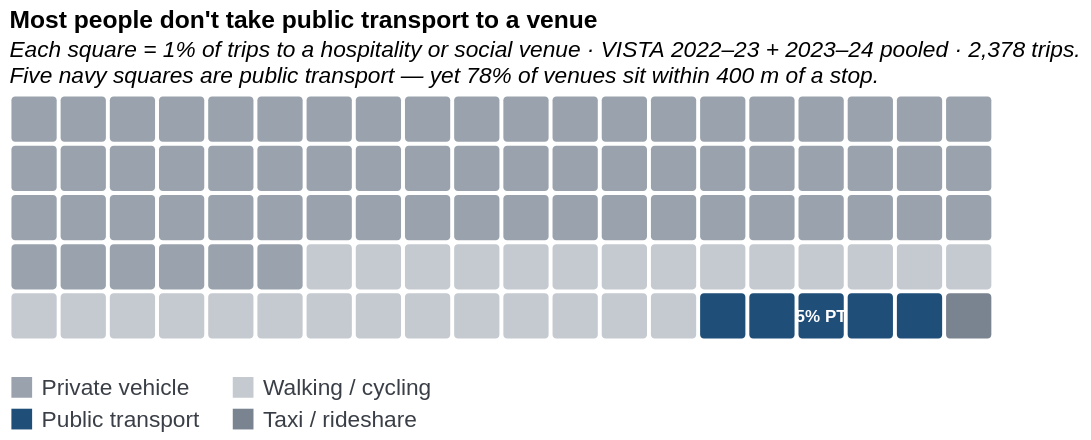

Vega-Lite specification stored for this chart:
### Vega-Lite specification from a JSON file in a GitHub repository (floating-point values rounded to 4 significant figures)
{"$schema": "https://vega.github.io/schema/vega-lite/v5.json", "description": "Chart 21 — Waffle unit chart: 100 squares each = 1 percentage point of trips to a hospitality or social venue by main mode. VISTA 2022-23 + 2023-24 pooled, 2,378 surveyed trips. Each square is generated inline via a sequence transform — no CSV required. The layout is a wide 20x5 grid so the right-hand chart in the final pair reads low and landscape rather than as a tall square. Five navy squares (indices 94–98) are public transport (5.3% rounded to 5), sitting in the bottom-right of the grid against a sea of grey (66 car squares) and light-grey (28 walking squares). The visual makes the 5-vs-66 asymmetry visceral rather than merely numerical. The proximity paradox hook ('yet 78% of venues sit within 400 m of a stop') is embedded in subtitle line 2. Data: VISTA, DTP Victoria, CC BY 4.0; derived by scripts/derive_hospitality_modes.py.", "title": {"text": "Most people don't take public transport to a venue", "subtitle": ["Each square = 1% of trips to a hospitality or social venue · VISTA 2022–23 + 2023–24 pooled · 2,378 trips.", "Five navy squares are public transport — yet 78% of venues sit within 400 m of a stop."], "anchor": "start", "subtitleFontStyle": "italic"}, "width": {"step": 26}, "height": {"step": 26}, "data": {"sequence": {"start": 0, "stop": 100, "as": "index"}}, "transform": [{"calculate": "datum.index % 20", "as": "col"}, {"calculate": "floor(datum.index / 20)", "as": "row"}, {"calculate": "datum.index < 66 ? 'Private vehicle' : datum.index < 94 ? 'Walking / cycling' : datum.index < 99 ? 'Public transport' : 'Taxi / rideshare'", "as": "mode_group"}, {"calculate": "datum.mode_group == 'Private vehicle' ? '65.7%' : datum.mode_group == 'Walking / cycling' ? '27.5%' : datum.mode_group == 'Public transport' ? '5.3%' : '1.2%'", "as": "share_label"}], "layer": [{"mark": {"type": "rect", "cornerRadius": 2}, "encoding": {"x": {"field": "col", "type": "ordinal", "title": null, "axis": null, "scale": {"paddingInner": 0.08, "paddingOuter": 0.04}}, "y": {"field": "row", "type": "ordinal", "title": null, "axis": null, "scale": {"paddingInner": 0.08, "paddingOuter": 0.04}}, "color": {"field": "mode_group", "type": "nominal", "title": null, "scale": {"domain": ["Private vehicle", "Walking / cycling", "Public transport", "Taxi / rideshare"], "range": ["#9aa3ad", "#c5cad0", "#1f4e79", "#7a8390"]}, "legend": {"orient": "bottom", "columns": 2, "labelFontSize": 12, "labelColor": "#3a3f47", "symbolSize": 120, "columnPadding": 16, "rowPadding": 4}}, "tooltip": [{"field": "mode_group", "title": "Mode"}, {"field": "share_label", "title": "Share of trips"}]}}, {"description": "Direct label on the five navy PT squares — makes the 5% figure readable without consulting the legend.", "transform": [{"filter": "datum.index == 96"}], "mark": {"type": "text", "align": "center", "baseline": "middle", "fontSize": 9, "fontWeight": "bold", "color": "white", "text": "5% PT"}, "encoding": {"x": {"field": "col", "type": "ordinal", "scale": {"paddingInner": 0.08, "paddingOuter": 0.04}}, "y": {"field": "row", "type": "ordinal", "scale": {"paddingInner": 0.08, "paddingOuter": 0.04}}}}], "config": {"view": {"stroke": null}, "axis": {"labelColor": "#3a3f47", "titleColor": "#3a3f47"}}}
